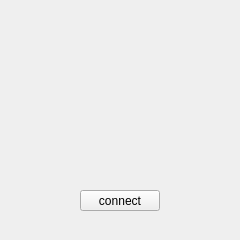
<?xml version="1.0" encoding="UTF-8"?>
<ui version="4.0">
 <class>Widget</class>
 <widget class="QWidget" name="Widget">
  <property name="geometry">
   <rect>
    <x>0</x>
    <y>0</y>
    <width>240</width>
    <height>240</height>
   </rect>
  </property>
  <property name="windowTitle">
   <string>Widget</string>
  </property>
  <widget class="QPushButton" name="connect">
   <property name="geometry">
    <rect>
     <x>80</x>
     <y>190</y>
     <width>80</width>
     <height>21</height>
    </rect>
   </property>
   <property name="text">
    <string>connect</string>
   </property>
  </widget>
 </widget>
 <resources/>
 <connections/>
</ui>
